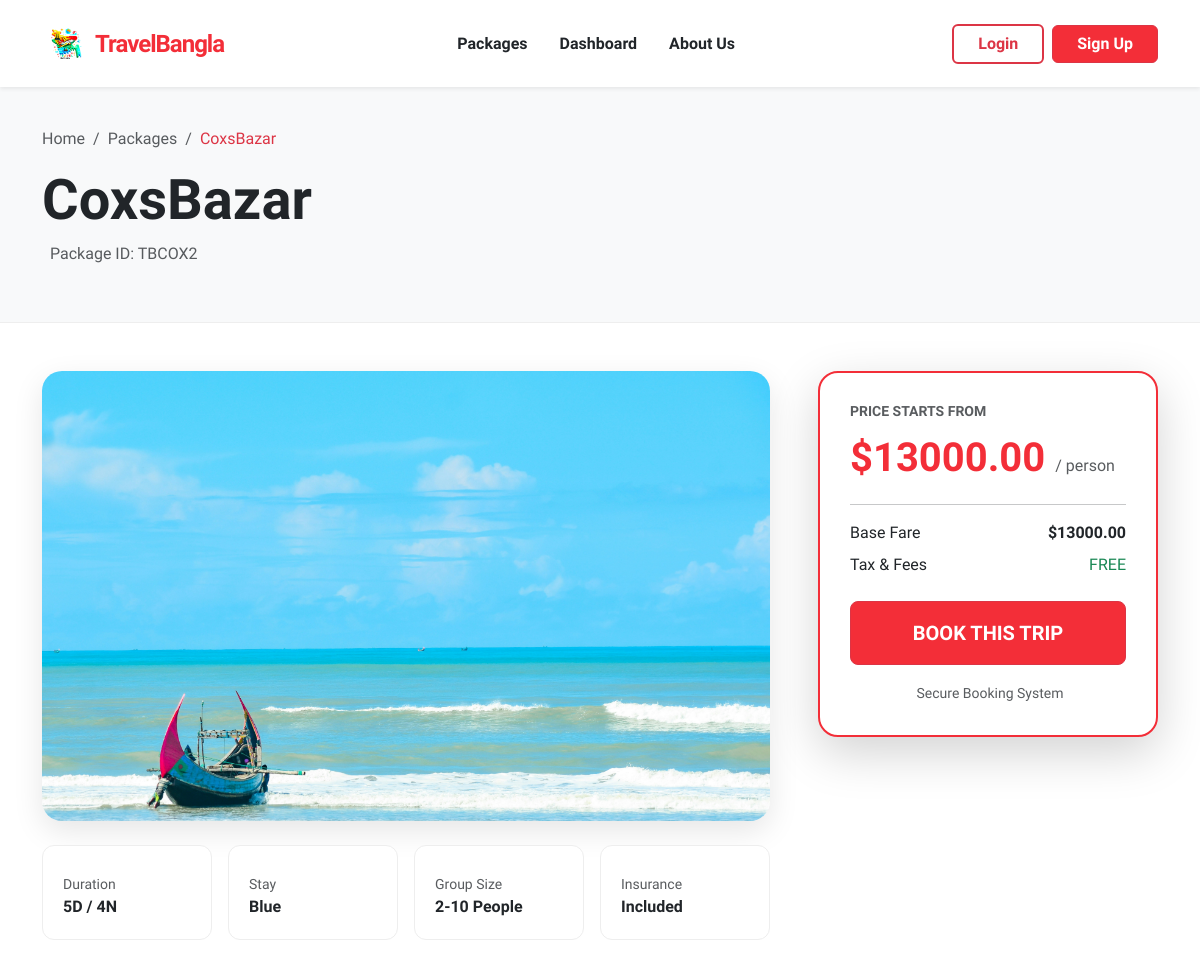
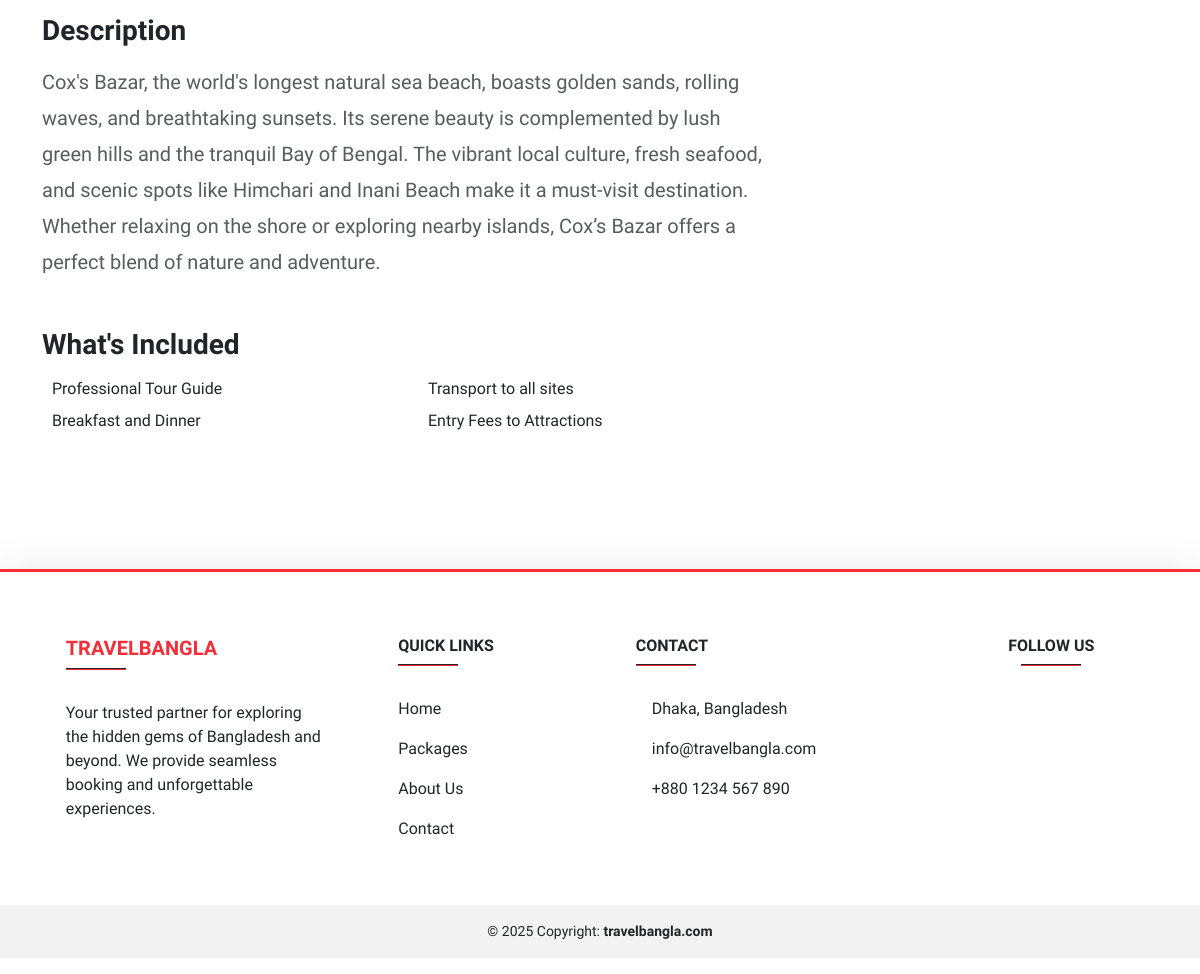
The page /details/TBCOX2 on the database its author committed (2 pictures, top to bottom).
### Home/models.py (models this page shows, shortened)
class Package(models.Model):
    pName = models.CharField(max_length=100, primary_key=True, verbose_name="Package Name")
    destination = models.CharField(max_length=100, verbose_name="Destination")
    hotel = models.CharField(max_length=100, verbose_name="Hotel Name")
    days = models.IntegerField(verbose_name="Number of Days")
    nights = models.IntegerField(verbose_name="Number of Nights")
    price = models.DecimalField(max_digits=10, decimal_places=2, verbose_name="Package Price")
    description = models.TextField(verbose_name="Package Description")
    imgname = models.CharField(max_length=100, verbose_name="Image Name")

### Home/views.py (the view)
# urls.py: path('details/<str:pName>', views.details, name='details'),
def details(request,pName):
    package = Package.objects.get(pName=pName)
    return render(request,'package_details.html',{'package':package})

### templates/package_details.html (shortened to what this page needs)
{% extends "base.html" %} {% load static %}  {% block body %}
<div class="details-header">
  <div class="container">
    <nav aria-label="breadcrumb">
      <ol class="breadcrumb">
        <li class="breadcrumb-item">
          <a href="/" class="text-decoration-none text-muted">Home</a>
        </li>
        <li class="breadcrumb-item">
          <a href="{% url 'packages' %}" class="text-decoration-none text-muted"
            >Packages</a
          >
        </li>
        <li class="breadcrumb-item active text-danger" aria-current="page">
          {{ package.destination }}
        </li>
      </ol>
    </nav>
    <h1 class="display-4 fw-bold">{{ package.destination }}</h1>
    <p class="text-muted">
      Package ID: {{ package.pName }}
    </p>
  </div>
</div>
<div class="container my-5">
  <div class="row g-5">
    <div class="col-lg-8">
      <img
        src="{% static package.imgname|add:'.jpg' %}"
        class="package-img-large mb-4"
        alt="{{ package.destination }}"
      />
      <div class="row g-3 mb-5">
        <div class="col-6 col-md-3">
          <div class="info-icon-box text-center text-md-start">
            <small class="text-muted d-block">Duration</small>
            <span class="fw-bold"
              >{{ package.days }}D / {{ package.nights }}N</span
            >
          </div>
        </div>
        <div class="col-6 col-md-3">
          <div class="info-icon-box text-center text-md-start">
            <small class="text-muted d-block">Stay</small>
            <span class="fw-bold">{{ package.hotel }}</span>
          </div>
        </div>
        <div class="col-6 col-md-3">
          <div class="info-icon-box text-center text-md-start">
            <small class="text-muted d-block">Group Size</small>
            <span class="fw-bold">2-10 People</span>
          </div>
        </div>
        <div class="col-6 col-md-3">
          <div class="info-icon-box text-center text-md-start">
            <small class="text-muted d-block">Insurance</small>
            <span class="fw-bold">Included</span>
          </div>
        </div>
      </div>
      <h3 class="fw-bold mb-3">Description</h3>
      <p class="lead text-muted mb-5" style="line-height: 1.8">
        {{ package.description }}
      </p>
      <h3 class="fw-bold mb-3">What's Included</h3>
      <div class="row feature-list mb-5">
        <div class="col-md-6 mb-2">
           Professional Tour Guide
        </div>
        <div class="col-md-6 mb-2">
           Transport to all sites
        </div>
        <div class="col-md-6 mb-2">
           Breakfast and Dinner
        </div>
        <div class="col-md-6 mb-2">
           Entry Fees to Attractions
        </div>
      </div>
    </div>
    <div class="col-lg-4">
      <div class="booking-sidebar shadow-lg">
        <h5 class="text-muted text-uppercase small fw-bold">
          Price starts from
        </h5>
        <div class="price-tag mb-3">
          ${{ package.price }}
          <span class="fs-6 text-muted fw-normal">/ person</span>
        </div>
        <hr />
        <ul class="list-unstyled mb-4">
          <li class="d-flex justify-content-between mb-2">
            <span>Base Fare</span>
            <span class="fw-bold">${{ package.price }}</span>
          </li>
          <li class="d-flex justify-content-between mb-2">
            <span>Tax & Fees</span>
            <span class="text-success">FREE</span>
          </li>
        </ul>
        <a
          href="{% url 'booking' package.pName %}"
          class="btn btn-danger btn-lg w-100 fw-bold py-3"
          style="background-color: #f32e38"
        >
          BOOK THIS TRIP
        </a>
        <div class="text-center mt-3">
          <small class="text-muted"
            > Secure Booking System</small
          >
        </div>
      </div>
    </div>
  </div>
</div>
{% endblock body %}

### templates/package_details.html (style rules this page uses)
.details-header { background: #f8f9fa; padding: 40px 0; border-bottom: 1px solid #eee; }
.package-img-large { width: 100%; height: 450px; object-fit: cover; border-radius: 20px; box-shadow: 0 10px 30px rgba(0, 0, 0, 0.1); }
.info-icon-box { background: #fff; border-radius: 12px; padding: 20px; border: 1px solid #eee; transition: all 0.3s ease; }
.booking-sidebar { position: sticky; top: 100px; background: #fff; border-radius: 20px; border: 2px solid #f32e38; padding: 30px; }
.price-tag { font-size: 2.5rem; font-weight: 800; color: #f32e38; }

### rows shown on the page
Package: destination "CoxsBazar", pName "TBCOX2", imgname (picture), days "5", nights "4", hotel "Blue", description "Cox's Bazar, the world's longest natural sea beach, boasts golden sands, rolling waves, and breathtaking sunsets. Its serene beauty is complemented by lush green hills and the tranquil Bay of Bengal. The vibrant local culture, fresh seafood, and scenic spots like Himchari and Inani Beach make it a must-visit destination. Whether relaxing on the shore or exploring nearby islands, Cox’s Bazar offers a perfect blend of nature and adventure.", price "13000.00"
